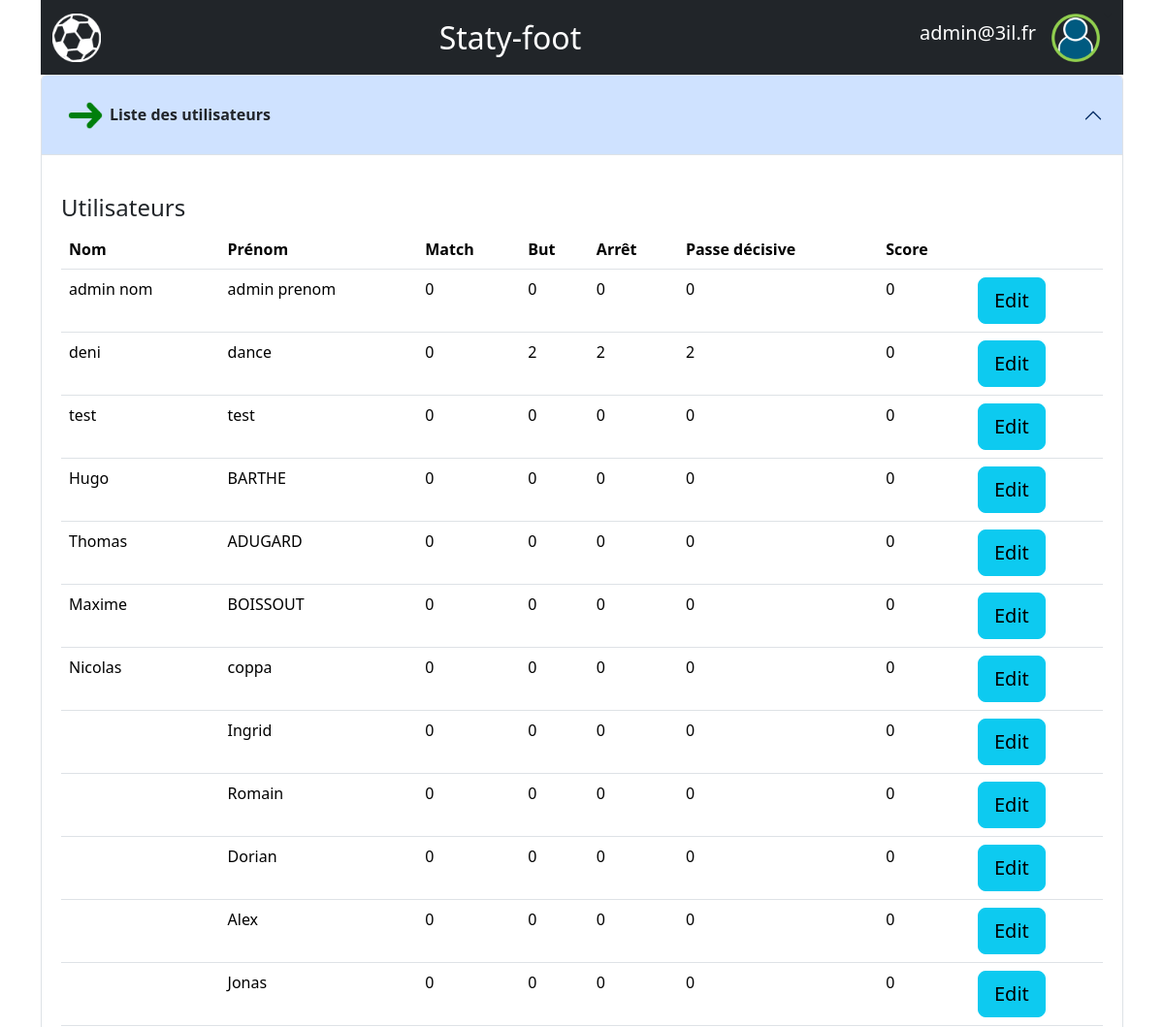
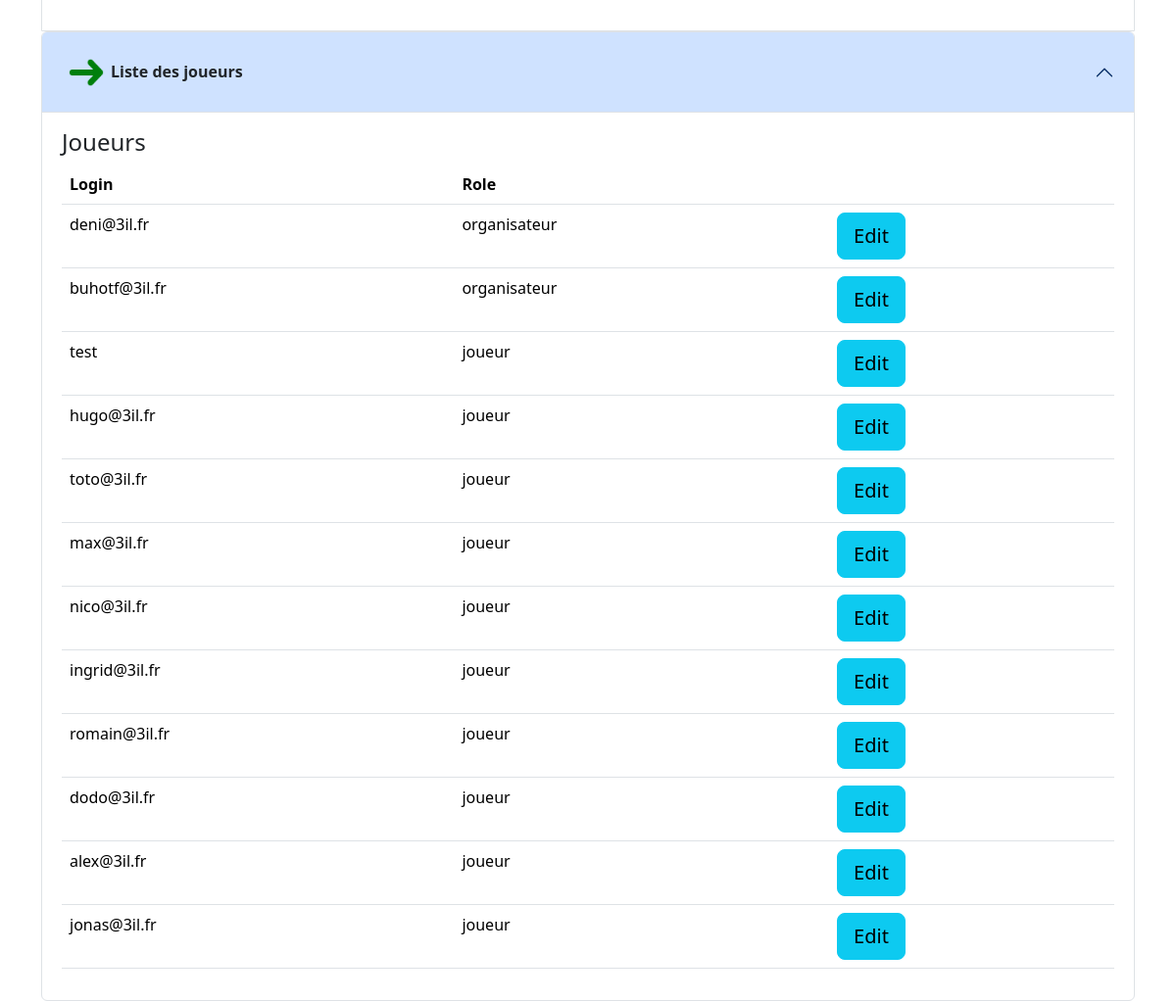
The page /admin (signed in) on the database its author committed (2 pictures, top to bottom).
### tables this page shows
CREATE TABLE `joueur` (
  `joueur_id` int NOT NULL,
  `user_id` int NOT NULL,
  `nom` varchar(50) DEFAULT NULL,
  `prenom` varchar(50) DEFAULT NULL,
  `nb_but` int NOT NULL DEFAULT '0',
  `nb_arret` int NOT NULL DEFAULT '0',
  `nb_passe_de` int NOT NULL DEFAULT '0'
);

CREATE TABLE `user` (
  `user_id` int NOT NULL,
  `login` varchar(30) NOT NULL,
  `password` varchar(100) NOT NULL,
  `role` varchar(20) NOT NULL
);

### php/pages/admin.php (called while the page is built)
<?php
require_once("php/template/inc_connexionBase.php");
$texteReq = "select * ";
$texteReq .= "from joueur";
$requete = $cnx->prepare($texteReq);
$requete->execute();
$tabJoueur = $requete->fetchAll(PDO::FETCH_ASSOC);
$texteReq = "select * ";
$texteReq .= "from user ";
$texteReq .= "where login != :login";
$requete = $cnx->prepare($texteReq);
$requete->bindParam(':login', $_SESSION['login']);
$requete->execute();
$tabUser = $requete->fetchAll(PDO::FETCH_ASSOC);
require_once("php/view/admin.php");

### php/view/admin.php (the view, shortened to what this page needs)
<!DOCTYPE html>
<html lang="en">
<head>
    <?php
    include_once("php/template/inc_head.php");
    ?>
</head>
<body class="container">
<?php
include_once("php/template/inc_header.php");
?>
<div class="accordion" id="accordionOrganisateur">
    <div class="accordion-item">
        <h2 class="accordion-header" id="headingOrganisateur">
            <button class="accordion-button fw-bold text-dark" type="button" data-bs-toggle="collapse" data-bs-target="#collapseOrganisateur" aria-expanded="true" aria-controls="collapseOrganisateur">
                <img src="/ressource/image/fleche_verte.png" alt="Logo" width="50" height="50"
                     class="d-inline-block align-text-top fw-bold">Liste des utilisateurs
            </button>
        </h2>
        <div id="collapseOrganisateur" class="accordion-collapse collapse show" aria-labelledby="headingOrganisateur" data-bs-parent="#accordionOrganisateur">
            <div class="accordion-body">
                <div class="row mt-4">
                    <div class="col-md-6">
                        <h4>Utilisateurs</h4>
                    </div>
                </div>
                <?php
                if (count($tabJoueur) > 0) {
                    echo "<table class=\"table\">
                            <thead>
                            <tr>
                                <th scope=\"col\">Nom</th>
                                <th scope=\"col\">Prénom</th>
                                <th scope=\"col\">Match</th>
                                <th scope=\"col\">But</th>
                                <th scope=\"col\">Arrêt</th>
                                <th scope=\"col\">Passe décisive</th>
                                <th scope=\"col\">Score</th>
                                <th scope=\"col\"></th>
                            </tr>
                            </thead>
                            <tbody>";
                foreach ($tabJoueur as $joueur) {
                    $texteReq = "select count(*) ";
                    $texteReq .= "from matchs ";
                    $texteReq .= "inner join joueur_equipe je on je.joueur_id = :id_joueur";
                    $requete = $cnx->prepare($texteReq);
                    $requete->bindParam(':id_joueur', $joueur[0]['joueur_id']);
                    $requete->execute();
                    $nbMatchJoueur = $requete->fetchAll(PDO::FETCH_ASSOC);
                    $score = 0;
                    echo "<tr>
                            <td>" . $joueur["nom"] . "</td>
                            <td>" . $joueur["prenom"] . "</td>
                            <td>" . $nbMatchJoueur[0]['count(*)'] . "</td>
                            <td>" . $joueur["nb_but"] . "</td>
                            <td>" . $joueur["nb_arret"] . "</td>
                            <td>" . $joueur["nb_passe_de"] . "</td>
                            <td>" . $score . "</td>
                            <td>
                                <a href=\"pageModifJoueur?joueur_id=" . $joueur["joueur_id"]. "\"
                                class=\"btn btn-info btn-lg\">
                                    <span class=\"glyphicon glyphicon-edit\"></span> Edit
                                </a>
                            </td>
                         </tr>";
                }
                echo "
                 </tbody>
            </table>
        </div>
    </div>
</div>";
}
    echo "<div class=\"accordion\" id=\"accordionJoueur\">
    <div class=\"accordion-item\">
        <h2 class=\"accordion-header\" id=\"headingJoueur\">
            <button class=\"accordion-button fw-bold text-dark\" type=\"button\" data-bs-toggle=\"collapse\" data-bs-target=\"#collapseJoueur\" aria-expanded=\"true\" aria-controls=\"collapseJoueur\">
    <img src=\"/ressource/image/fleche_verte.png\" alt=\"Logo\" width=\"50\" height=\"50\"
                     class=\"d-inline-block align-text-top fw-bold\">Liste des joueurs
    </button>
        </h2>
        <div id=\"collapseJoueur\" class=\"accordion-collapse collapse show\" aria-labelledby=\"headingJoueur\" data-bs-parent=\"#accordionJoueur\">
            <div class=\"accordion-body\">
                <h4>Joueurs</h4>";
            if (count($tabUser) > 0) {
                echo "
            <table class=\"table\">
                <thead>
                <tr>
                    <th scope=\"col\">Login</th>
                    <th scope=\"col\">Role</th>
                    <th scope=\"col\"></th>
                </tr>
                </thead>
                <tbody>";
                foreach ($tabUser as $user) {
                    echo "
                      <tr>
                        <td>" . $user["login"] . "</td>
                        <td>" . $user["role"] . "</td>
                        <td>
                            <a href=\"pageModifUser?user_id=" . $user["user_id"] . "\" class=\"btn btn-info btn-lg\">
                                <span class=\"glyphicon glyphicon-edit\"></span> Edit
                            </a>
                        </td>
                     </tr>";
                }
                echo "</tbody>
            </table>";
            }
    echo "</div>
        </div>
    </div>
</div>
</body>
</html>";
?>

### rows shown on the page
joueur: nom "admin nom", prenom "admin prenom", count "0", nb_but "0", nb_arret "0", nb_passe_de "0", score "0"
joueur: nom "deni", prenom "dance", count "0", nb_but "2", nb_arret "2", nb_passe_de "2", score "0"
joueur: nom "test", prenom "test", count "0", nb_but "0", nb_arret "0", nb_passe_de "0", score "0"
joueur: nom "Hugo", prenom "BARTHE", count "0", nb_but "0", nb_arret "0", nb_passe_de "0", score "0"
joueur: nom "Thomas", prenom "ADUGARD", count "0", nb_but "0", nb_arret "0", nb_passe_de "0", score "0"
joueur: nom "Maxime", prenom "BOISSOUT", count "0", nb_but "0", nb_arret "0", nb_passe_de "0", score "0"
joueur: nom "Nicolas", prenom "coppa", count "0", nb_but "0", nb_arret "0", nb_passe_de "0", score "0"
joueur: prenom "Ingrid", count "0", nb_but "0", nb_arret "0", nb_passe_de "0", score "0"
joueur: prenom "Romain", count "0", nb_but "0", nb_arret "0", nb_passe_de "0", score "0"
joueur: prenom "Dorian", count "0", nb_but "0", nb_arret "0", nb_passe_de "0", score "0"
joueur: prenom "Alex", count "0", nb_but "0", nb_arret "0", nb_passe_de "0", score "0"
joueur: prenom "Jonas", count "0", nb_but "0", nb_arret "0", nb_passe_de "0", score "0"
user: login "deni@3il.fr", role "organisateur"
user: login "buhotf@3il.fr", role "organisateur"
user: login "test", role "joueur"
user: login "hugo@3il.fr", role "joueur"
user: login "toto@3il.fr", role "joueur"
user: login "max@3il.fr", role "joueur"
user: login "nico@3il.fr", role "joueur"
user: login "ingrid@3il.fr", role "joueur"
user: login "romain@3il.fr", role "joueur"
user: login "dodo@3il.fr", role "joueur"
user: login "alex@3il.fr", role "joueur"
user: login "jonas@3il.fr", role "joueur"

### other values the page prints
$_SESSION['login'] "admin@3il.fr"
